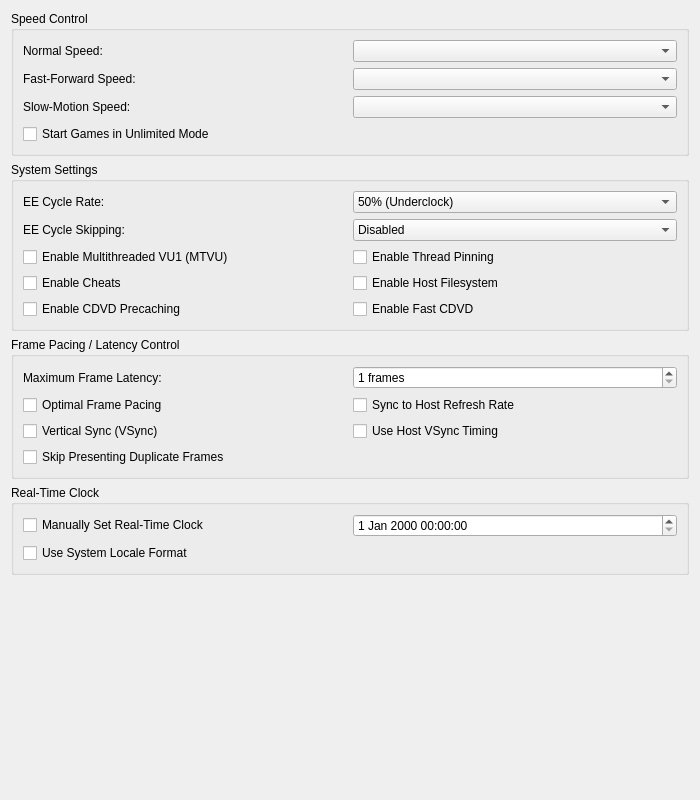
<?xml version="1.0" encoding="UTF-8"?>
<ui version="4.0">
 <class>EmulationSettingsWidget</class>
 <widget class="QWidget" name="EmulationSettingsWidget">
  <property name="geometry">
   <rect>
    <x>0</x>
    <y>0</y>
    <width>700</width>
    <height>800</height>
   </rect>
  </property>
  <layout class="QVBoxLayout" name="verticalLayout">
   <item>
    <widget class="QGroupBox" name="speedGroup">
     <property name="title">
      <string>Speed Control</string>
     </property>
     <layout class="QGridLayout" name="gridLayout_3">
      <item row="2" column="0">
       <widget class="QLabel" name="label_6">
        <property name="text">
         <string>Slow-Motion Speed:</string>
        </property>
        <property name="buddy">
         <cstring>slowMotionSpeed</cstring>
        </property>
       </widget>
      </item>
      <item row="1" column="1">
       <widget class="QComboBox" name="fastForwardSpeed"/>
      </item>
      <item row="2" column="1">
       <widget class="QComboBox" name="slowMotionSpeed"/>
      </item>
      <item row="0" column="0">
       <widget class="QLabel" name="label_4">
        <property name="text">
         <string>Normal Speed:</string>
        </property>
        <property name="buddy">
         <cstring>normalSpeed</cstring>
        </property>
       </widget>
      </item>
      <item row="1" column="0">
       <widget class="QLabel" name="label_5">
        <property name="text">
         <string>Fast-Forward Speed:</string>
        </property>
        <property name="buddy">
         <cstring>fastForwardSpeed</cstring>
        </property>
       </widget>
      </item>
      <item row="0" column="1">
       <widget class="QComboBox" name="normalSpeed"/>
      </item>
      <item row="3" column="0" colspan="2">
       <widget class="QCheckBox" name="startInUnlimitedMode">
        <property name="text">
         <string>Start Games in Unlimited Mode</string>
        </property>
       </widget>
      </item>
     </layout>
    </widget>
   </item>
   <item>
    <widget class="QGroupBox" name="systemSettingsGroup">
     <property name="title">
      <string>System Settings</string>
     </property>
     <layout class="QGridLayout" name="gridLayout_5">
      <item row="0" column="1">
       <widget class="QComboBox" name="eeCycleRate">
        <item>
         <property name="text">
          <string>50% (Underclock)</string>
         </property>
        </item>
        <item>
         <property name="text">
          <string>60% (Underclock)</string>
         </property>
        </item>
        <item>
         <property name="text">
          <string>75% (Underclock)</string>
         </property>
        </item>
        <item>
         <property name="text">
          <string>100% (Normal Speed)</string>
         </property>
        </item>
        <item>
         <property name="text">
          <string>130% (Overclock)</string>
         </property>
        </item>
        <item>
         <property name="text">
          <string>180% (Overclock)</string>
         </property>
        </item>
        <item>
         <property name="text">
          <string>300% (Overclock)</string>
         </property>
        </item>
       </widget>
      </item>
      <item row="1" column="1">
       <widget class="QComboBox" name="eeCycleSkipping">
        <item>
         <property name="text">
          <string>Disabled</string>
         </property>
        </item>
        <item>
         <property name="text">
          <string>Mild Underclock</string>
         </property>
        </item>
        <item>
         <property name="text">
          <string>Moderate Underclock</string>
         </property>
        </item>
        <item>
         <property name="text">
          <string>Maximum Underclock</string>
         </property>
        </item>
       </widget>
      </item>
      <item row="2" column="0" colspan="2">
       <layout class="QGridLayout" name="systemSettingsLayout">
        <item row="1" column="0">
         <widget class="QCheckBox" name="cheats">
          <property name="text">
           <string>Enable Cheats</string>
          </property>
         </widget>
        </item>
        <item row="0" column="0">
         <widget class="QCheckBox" name="MTVU">
          <property name="text">
           <string>Enable Multithreaded VU1 (MTVU)</string>
          </property>
         </widget>
        </item>
        <item row="1" column="1">
         <widget class="QCheckBox" name="hostFilesystem">
          <property name="text">
           <string>Enable Host Filesystem</string>
          </property>
         </widget>
        </item>
        <item row="2" column="1">
         <widget class="QCheckBox" name="fastCDVD">
          <property name="text">
           <string>Enable Fast CDVD</string>
          </property>
         </widget>
        </item>
        <item row="2" column="0">
         <widget class="QCheckBox" name="precacheCDVD">
          <property name="text">
           <string>Enable CDVD Precaching</string>
          </property>
         </widget>
        </item>
        <item row="0" column="1">
         <widget class="QCheckBox" name="threadPinning">
          <property name="text">
           <string>Enable Thread Pinning</string>
          </property>
         </widget>
        </item>
       </layout>
      </item>
      <item row="0" column="0">
       <widget class="QLabel" name="label_9">
        <property name="text">
         <string>EE Cycle Rate:</string>
        </property>
        <property name="buddy">
         <cstring>eeCycleRate</cstring>
        </property>
       </widget>
      </item>
      <item row="1" column="0">
       <widget class="QLabel" name="label_10">
        <property name="text">
         <string>EE Cycle Skipping:</string>
        </property>
        <property name="buddy">
         <cstring>eeCycleSkipping</cstring>
        </property>
       </widget>
      </item>
     </layout>
    </widget>
   </item>
   <item>
    <widget class="QGroupBox" name="pacingGroup">
     <property name="title">
      <string>Frame Pacing / Latency Control</string>
     </property>
     <layout class="QGridLayout" name="gridLayout_2">
      <item row="1" column="1">
       <widget class="QSpinBox" name="maxFrameLatency">
        <property name="suffix">
         <string extracomment="This string will appear next to the amount of frames selected, in a dropdown box."> frames</string>
        </property>
        <property name="minimum">
         <number>1</number>
        </property>
        <property name="maximum">
         <number>5</number>
        </property>
       </widget>
      </item>
      <item row="1" column="0">
       <widget class="QLabel" name="label_2">
        <property name="text">
         <string>Maximum Frame Latency:</string>
        </property>
        <property name="buddy">
         <cstring>maxFrameLatency</cstring>
        </property>
       </widget>
      </item>
      <item row="3" column="0" colspan="2">
       <layout class="QGridLayout" name="basicCheckboxGridLayout">
        <item row="0" column="1">
         <widget class="QCheckBox" name="syncToHostRefreshRate">
          <property name="text">
           <string>Sync to Host Refresh Rate</string>
          </property>
         </widget>
        </item>
        <item row="1" column="0">
         <widget class="QCheckBox" name="vsync">
          <property name="text">
           <string>Vertical Sync (VSync)</string>
          </property>
         </widget>
        </item>
        <item row="0" column="0">
         <widget class="QCheckBox" name="optimalFramePacing">
          <property name="text">
           <string>Optimal Frame Pacing</string>
          </property>
         </widget>
        </item>
        <item row="1" column="1">
         <widget class="QCheckBox" name="useVSyncForTiming">
          <property name="text">
           <string>Use Host VSync Timing</string>
          </property>
         </widget>
        </item>
        <item row="2" column="0">
         <widget class="QCheckBox" name="skipPresentingDuplicateFrames">
          <property name="text">
           <string>Skip Presenting Duplicate Frames</string>
          </property>
         </widget>
        </item>
       </layout>
      </item>
     </layout>
    </widget>
   </item>
   <item>
    <widget class="QGroupBox" name="rtcGroup">
     <property name="title">
      <string>Real-Time Clock</string>
     </property>
     <layout class="QGridLayout" name="gridLayoutRTC">
      <item row="0" column="0">
       <widget class="QCheckBox" name="manuallySetRealTimeClock">
        <property name="text">
         <string>Manually Set Real-Time Clock</string>
        </property>
       </widget>
      </item>
      <item row="0" column="1">
       <widget class="QDateTimeEdit" name="rtcDateTime"/>
      </item>
      <item row="1" column="0">
       <widget class="QCheckBox" name="rtcUseSystemLocaleFormat">
        <property name="text">
         <string>Use System Locale Format</string>
        </property>
       </widget>
      </item>
     </layout>
    </widget>
   </item>
   <item>
    <spacer name="verticalSpacer">
     <property name="orientation">
      <enum>Qt::Orientation::Vertical</enum>
     </property>
     <property name="sizeHint" stdset="0">
      <size>
       <width>20</width>
       <height>0</height>
      </size>
     </property>
    </spacer>
   </item>
  </layout>
 </widget>
 <tabstops>
  <tabstop>normalSpeed</tabstop>
  <tabstop>fastForwardSpeed</tabstop>
  <tabstop>slowMotionSpeed</tabstop>
  <tabstop>eeCycleRate</tabstop>
  <tabstop>eeCycleSkipping</tabstop>
  <tabstop>MTVU</tabstop>
  <tabstop>threadPinning</tabstop>
  <tabstop>cheats</tabstop>
  <tabstop>hostFilesystem</tabstop>
  <tabstop>precacheCDVD</tabstop>
  <tabstop>fastCDVD</tabstop>
  <tabstop>maxFrameLatency</tabstop>
  <tabstop>optimalFramePacing</tabstop>
  <tabstop>syncToHostRefreshRate</tabstop>
  <tabstop>vsync</tabstop>
  <tabstop>useVSyncForTiming</tabstop>
  <tabstop>skipPresentingDuplicateFrames</tabstop>
  <tabstop>manuallySetRealTimeClock</tabstop>
  <tabstop>rtcDateTime</tabstop>
 </tabstops>
 <resources>
  <include location="../resources/resources.qrc"/>
 </resources>
 <connections/>
</ui>
